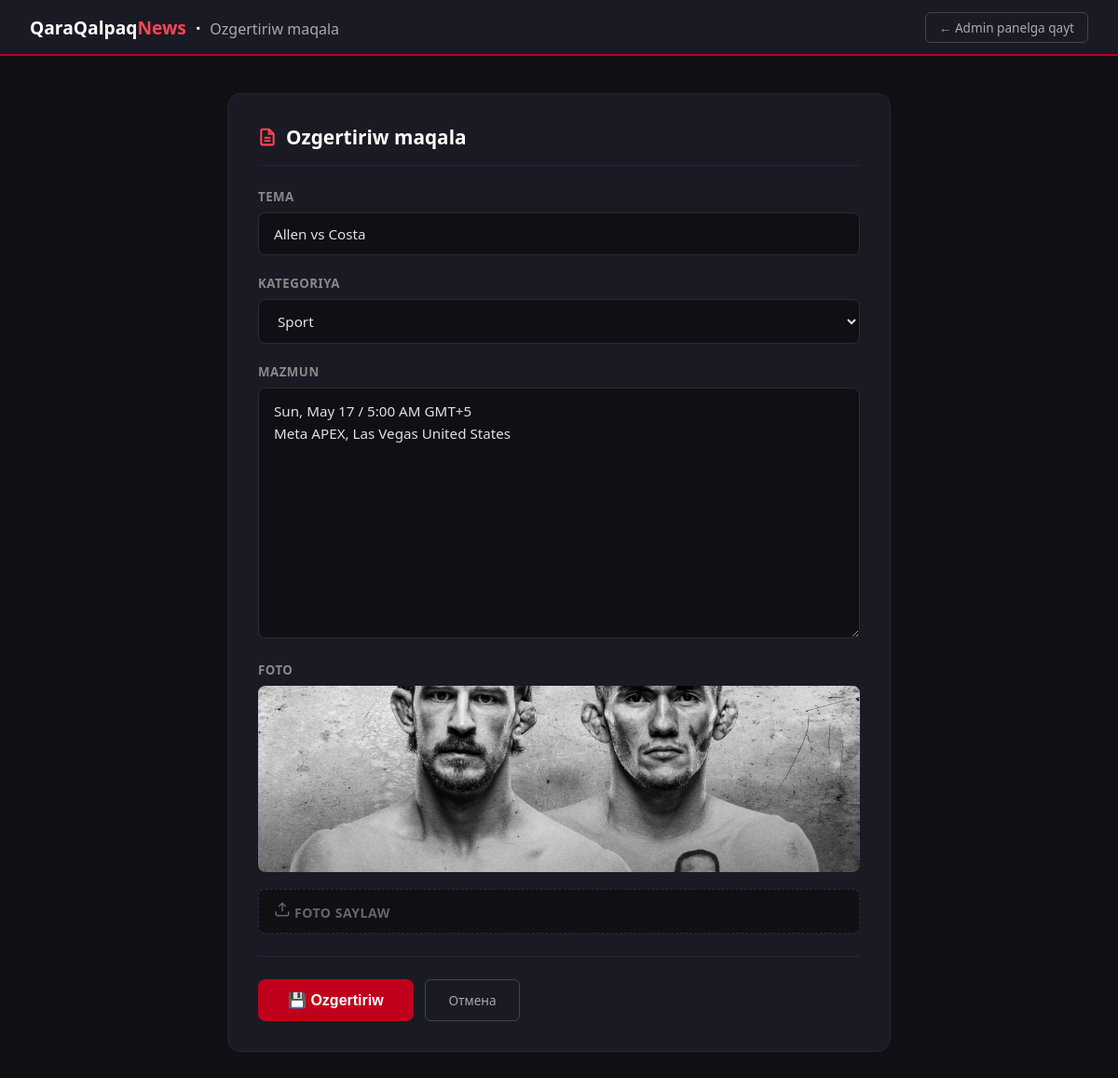
Screenshot of /admin-panel/article/2/edit/ (signed in) with the database file from the repository.
### main/models.py (models this page shows, shortened)
class Article(models.Model):
    CATEGORY_CHOICES = [
        ('jamisyet', 'Jámiyet'),
        ('siyasat', 'Siyasat'),
        ('ekonomika', 'Ekonomika'),
        ('sport', 'Sport'),
        ('madeniyat', 'Mádeniyat'),
        ('siyahat', 'Siyahat'),
    ]
    title = models.CharField(max_length=300)
    content = models.TextField()
    image = models.ImageField(upload_to='articles/', blank=True, null=True)
    category = models.CharField(max_length=50, choices=CATEGORY_CHOICES, default='jamisyet')
    created_at = models.DateTimeField(auto_now_add=True)
    views = models.PositiveIntegerField(default=0)
    likes = models.ManyToManyField(User, related_name='liked_articles', blank=True)
    class Meta:
        ordering = ['-created_at']

### main/views.py (the view)
# urls.py: path('admin-panel/article/<int:pk>/edit/', views.admin_article_edit, name='admin_article_edit'),
@user_passes_test(is_admin, login_url='/login/')
def admin_article_edit(request, pk):
    article = get_object_or_404(Article, pk=pk)
    if request.method == 'POST':
        form = ArticleForm(request.POST, request.FILES, instance=article)
        if form.is_valid():
            form.save()
            messages.success(request, 'Maqala yangilandi!')
            return redirect('admin_panel')
    else:
        form = ArticleForm(instance=article)
    return render(request, 'admin/article_form.html', {'form': form, 'action': 'Ozgertiriw', 'article': article})

### main/forms.py
class ArticleForm(forms.ModelForm):
    class Meta:
        model = Article
        fields = ['title', 'content', 'category', 'image']
        widgets = {
            'title': forms.TextInput(attrs={
                'placeholder': 'Maqala sarlavhasini kiriting...',
                'class': 'admin-input'
            }),
            'content': forms.Textarea(attrs={
                'placeholder': 'Maqala mazmunini kiriting...',
                'class': 'admin-textarea',
                'rows': 10
            }),
            'category': forms.Select(attrs={'class': 'admin-select'}),
            'image': forms.FileInput(attrs={'class': 'admin-file'}),
        }
        labels = {
            'title': 'Basi',
            'content': 'Mazmuni',
            'category': 'Kategoriya',
            'image': 'Foto',
        }

### main/views.py (called while the page is built)
def is_admin(user):
    return user.is_authenticated and user.is_staff

### templates/admin/article_form.html (shortened to what this page needs)
{% load static %}
<!DOCTYPE html>
<html lang="kaa">
<head>
</head>
<body>
<div class="topbar">
  <div class="topbar-logo">QaraQalpaq<span>News</span> &nbsp;·&nbsp; <span style="color:#aaa;font-weight:400;font-size:1rem;">{{ action }} maqala</span></div>
  <a href="{% url 'admin_panel' %}" class="btn-back">← Admin panelga qayt</a>
</div>
<div class="form-wrap">
  <form method="post" enctype="multipart/form-data">
    <div class="form-card">
      <div class="form-title">
        <svg width="20" height="20" viewBox="0 0 24 24" fill="none" stroke="#ff4455" stroke-width="2.5">
          <path d="M14 2H6a2 2 0 0 0-2 2v16a2 2 0 0 0 2 2h12a2 2 0 0 0 2-2V8z"/>
          <polyline points="14,2 14,8 20,8"/><line x1="16" y1="13" x2="8" y2="13"/><line x1="16" y1="17" x2="8" y2="17"/>
        </svg>
        {{ action }} maqala
      </div>
      <div class="form-group">
        <label>Tema</label>
        {{ form.title }}
      </div>
      <div class="form-group">
        <label>Kategoriya</label>
        {{ form.category }}
      </div>
      <div class="form-group">
        <label>Mazmun</label>
        {{ form.content }}
      </div>
      <div class="form-group">
        <label>Foto</label>
        {% if article and article.image %}
          <img src="{{ article.image.url }}" class="current-img" alt="Hazirgi foto">
        {% endif %}
        <label class="file-label">
          <svg width="18" height="18" viewBox="0 0 24 24" fill="none" stroke="#666" stroke-width="2">
            <path d="M21 15v4a2 2 0 0 1-2 2H5a2 2 0 0 1-2-2v-4"/>
            <polyline points="17,8 12,3 7,8"/><line x1="12" y1="3" x2="12" y2="15"/>
          </svg>
          <span class="file-text" id="file-name">Foto saylaw</span>
        </label>
      </div>
      <div class="form-actions">
        <button type="submit" class="btn-save">💾 {{ action }}</button>
        <a href="{% url 'admin_panel' %}" class="btn-back" style="padding:.75rem 1.5rem;">Отмена</a>
      </div>
    </div>
  </form>
</div>
</body>
</html>

### rows the page displays
Article: title "Allen vs Costa", category "Sport", content "Sun, May 17 / 5:00 AM GMT+5 Meta APEX, Las Vegas United States", image (picture)

### other values shown
{{ action }} "Ozgertiriw"
